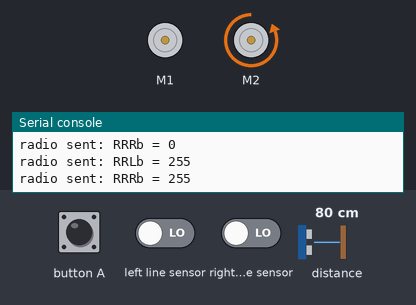
Recording of a program running on a simulated BBC micro:bit (MakeCode). Parts: 2 × DC motor (green arrow = forward, orange = backward, longer = faster), the last lines printed to the serial console. The inputs (shaded band) are chosen by the test bench; at power-on: distance to the obstacle 80 cm, left line sensor LOW, right line sensor LOW. No radio messages arrive unless stated (any console line starting 'radio sent:' is added by the test bench).

Above: at 1.2 s.
1.3 s: button A pressed for 0.15 s
At 1.9 s:
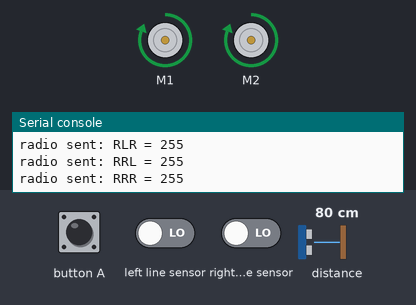
7.1 s: distance to the obstacle set to 2 cm
Timing chart, 0 to 16.6 s (numbered marks = the images above; inputs shaded):
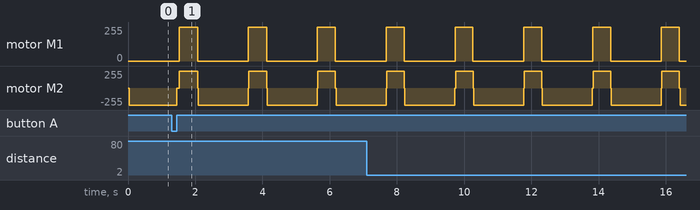

Measured:
- by itself, motor M1: alternates forward 255/255 for 0.53 s and stopped for 1.5 s
- by itself, motor M2: repeats every 2.0 s: forward 255/255 0.52 s, stopped 0.02 s, backward 255/255 1.5 s, stopped 0.02 s

The program:

main.ts
```typescript
function detener () {
    radio.sendValue("RLL", 0)
    radio.sendValue("RLLb", 0)
    radio.sendValue("RLR", 0)
    radio.sendValue("RLRb", 0)
    radio.sendValue("RRL", 0)
    radio.sendValue("RRLb", 0)
    radio.sendValue("RRR", 0)
    radio.sendValue("RRRb", 0)
    maqueen.motorRun(maqueen.Motors.M1, maqueen.Dir.CW, 0)
    maqueen.motorRun(maqueen.Motors.M2, maqueen.Dir.CW, 0)
}
function moverDerecha () {
    detener()
    radio.sendValue("RLL", 255)
    radio.sendValue("RLR", 255)
    radio.sendValue("RRLb", 255)
    radio.sendValue("RRRb", 255)
    maqueen.motorRun(maqueen.Motors.M1, maqueen.Dir.CW, 255)
    maqueen.motorRun(maqueen.Motors.M2, maqueen.Dir.CCW, 255)
}
function moverDerechaCerradaTrasera () {
    detener()
    radio.sendValue("RLLb", 255)
    radio.sendValue("RLRb", 255)
    maqueen.motorRun(maqueen.Motors.M1, maqueen.Dir.CCW, 255)
}
input.onButtonPressed(Button.A, function () {
    detener()
    basic.pause(5000)
})
function moverAtras () {
    detener()
    radio.sendValue("RLLb", 255)
    radio.sendValue("RLRb", 255)
    radio.sendValue("RRLb", 255)
    radio.sendValue("RRRb", 255)
    maqueen.motorRun(maqueen.Motors.M1, maqueen.Dir.CCW, 255)
    maqueen.motorRun(maqueen.Motors.M2, maqueen.Dir.CCW, 255)
}
function checkParameters () {
    serial.writeLine("RCD: " + RCD)
    serial.writeLine("RLD: " + RLD)
    serial.writeLine("RRD: " + RRD)
    serial.writeLine("RLTl: " + RLTl)
    serial.writeLine("RLTr: " + RLTr)
    serial.writeLine("RRTl: " + RRTl)
    serial.writeLine("RRTr: " + RRTr)
    serial.writeLine("RCTl: " + RCTl)
    serial.writeLine("RCTr: " + RCTr)
}
function moverIzquierda () {
    detener()
    radio.sendValue("RLLb", 255)
    radio.sendValue("RLRb", 255)
    radio.sendValue("RRL", 255)
    radio.sendValue("RRR", 255)
    maqueen.motorRun(maqueen.Motors.M1, maqueen.Dir.CCW, 255)
    maqueen.motorRun(maqueen.Motors.M2, maqueen.Dir.CW, 255)
}
radio.onReceivedValue(function (name, value) {
    if (name == "RRTl") {
        RRTl = value
    } else if (name == "RRTr") {
        RRTr = value
    } else if (name == "RRD") {
        RRD = value
    } else if (name == "RLTl") {
        RLTl = value
    } else if (name == "RLTr") {
        RLTr = value
    } else if (name == "RLD") {
        RLD = value
    }
})
function moverIzquierdaCerradaTrasera () {
    detener()
    radio.sendValue("RRLb", 255)
    radio.sendValue("RRRb", 255)
    maqueen.motorRun(maqueen.Motors.M2, maqueen.Dir.CCW, 255)
}
function moverAdelante () {
    detener()
    radio.sendValue("RLL", 255)
    radio.sendValue("RLR", 255)
    radio.sendValue("RRL", 255)
    radio.sendValue("RRR", 255)
    maqueen.motorRun(maqueen.Motors.M1, maqueen.Dir.CW, 255)
    maqueen.motorRun(maqueen.Motors.M2, maqueen.Dir.CW, 255)
}
let RCTr = 0
let RCTl = 0
let RRTr = 0
let RRTl = 0
let RLTr = 0
let RLTl = 0
let RRD = 0
let RLD = 0
let RCD = 0
radio.setGroup(55)
basic.forever(function () {
    RCD = maqueen.Ultrasonic(PingUnit.Centimeters)
    RCTl = maqueen.readPatrol(maqueen.Patrol.PatrolLeft)
    RCTr = maqueen.readPatrol(maqueen.Patrol.PatrolRight)
    checkParameters()
    if (RLTl == 0 || RLTr == 0) {
        moverIzquierdaCerradaTrasera()
        basic.pause(1500)
        moverAdelante()
        basic.pause(500)
    } else if (RRTl == 0 || RRTr == 0) {
        moverDerechaCerradaTrasera()
        basic.pause(1500)
        moverAdelante()
        basic.pause(500)
    } else if (RCTl == 0 || RCTr == 0) {
        moverAtras()
        basic.pause(1000)
        moverDerecha()
    } else {
        if (RCD < 100 && (RLD < 100 && RRD < 100)) {
            if (RCD < RRD && RCD < RLD) {
                moverAdelante()
            } else if (RLD < RRD) {
                moverIzquierda()
            } else {
                moverDerecha()
            }
        } else {
            moverAdelante()
        }
    }
})
```

test.ts
```typescript
// aquí va el archivo "tests"; esto no se compilará cuando este paquete se utilice como una extensión.
```
